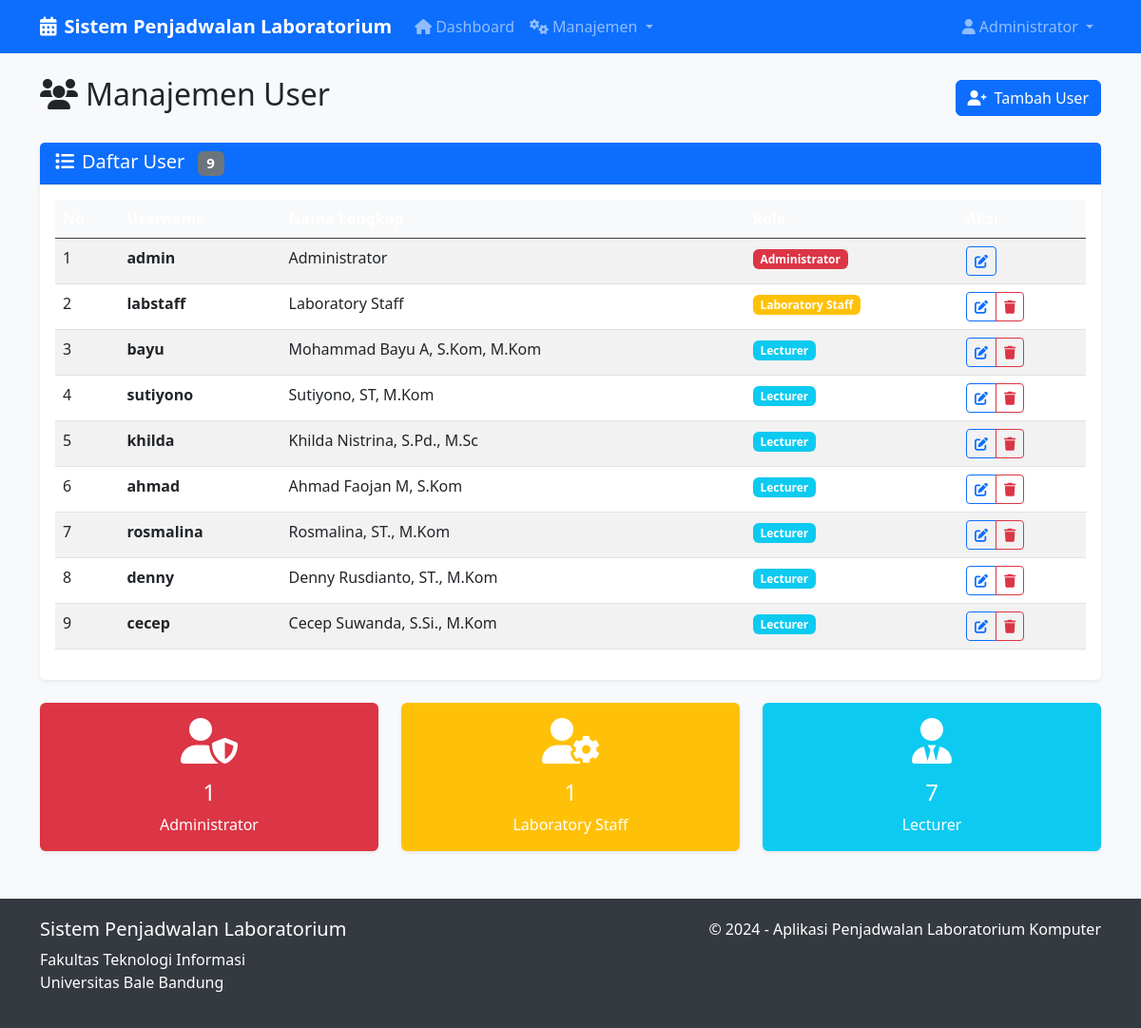
Screenshot of /users (signed in) with the database file from the repository.
### app.py (models this page shows)
class User(db.Model):
    id = db.Column(db.Integer, primary_key=True)
    username = db.Column(db.String(80), unique=True, nullable=False)
    password = db.Column(db.String(120), nullable=False)
    role = db.Column(db.String(20), nullable=False)  # admin, staff, lecturer
    full_name = db.Column(db.String(100), nullable=False)
    schedules = db.relationship('Schedule', backref='lecturer', lazy=True)

### app.py (the view)
@app.route('/users')
@role_required('admin')
def users():
    users = User.query.all()
    return render_template('users.html', users=users)

### app.py (called while the page is built)
def role_required(*roles):
    def decorator(f):
        from functools import wraps
        @wraps(f)
        def decorated_function(*args, **kwargs):
            if 'user_id' not in session:
                flash('Silakan login terlebih dahulu', 'danger')
                return redirect(url_for('login'))
            user = User.query.get(session['user_id'])
            if user.role not in roles:
                flash('Anda tidak memiliki akses ke halaman ini', 'danger')
                return redirect(url_for('dashboard'))
            return f(*args, **kwargs)
        return decorated_function
    return decorator

### templates/users.html (shortened to what this page needs)
{% extends "base.html" %}
{% block content %}
<div class="row">
    <div class="col-12">
        <div class="d-flex justify-content-between align-items-center mb-4">
            <h2><i class="fas fa-users me-2"></i>Manajemen User</h2>
            <a href="{{ url_for('add_user') }}" class="btn btn-primary">
                <i class="fas fa-user-plus me-2"></i>Tambah User
            </a>
        </div>
    </div>
</div>
<div class="row">
    <div class="col-12">
        <div class="card">
            <div class="card-header">
                <h5 class="mb-0">
                    <i class="fas fa-list me-2"></i>Daftar User
                    <span class="badge bg-secondary ms-2">{{ users|length }}</span>
                </h5>
            </div>
            <div class="card-body">
                {% if users %}
                    <div class="table-responsive">
                        <table class="table table-striped">
                            <thead class="table-dark">
                                <tr>
                                    <th>No</th>
                                    <th>Username</th>
                                    <th>Nama Lengkap</th>
                                    <th>Role</th>
                                    <th>Aksi</th>
                                </tr>
                            </thead>
                            <tbody>
                                {% for user in users %}
                                <tr>
                                    <td>{{ loop.index }}</td>
                                    <td><strong>{{ user.username }}</strong></td>
                                    <td>{{ user.full_name }}</td>
                                    <td>
                                        {% if user.role == 'admin' %}
                                            <span class="badge bg-danger">Administrator</span>
                                        {% elif user.role == 'staff' %}
                                            <span class="badge bg-warning">Laboratory Staff</span>
                                        {% elif user.role == 'lecturer' %}
                                            <span class="badge bg-info">Lecturer</span>
                                        {% endif %}
                                    </td>
                                    <td>
                                        <div class="btn-group" role="group">
                                            <a href="{{ url_for('edit_user', id=user.id) }}"
                                               class="btn btn-sm btn-outline-primary"
                                               title="Edit">
                                                <i class="fas fa-edit"></i>
                                            </a>
                                            {% if user.id != session.user_id %}
                                            <a href="{{ url_for('delete_user', id=user.id) }}"
                                               class="btn btn-sm btn-outline-danger"
                                               onclick="return confirm('Apakah Anda yakin ingin menghapus user {{ user.username }}?')"
                                               title="Hapus">
                                                <i class="fas fa-trash"></i>
                                            </a>
                                            {% endif %}
                                        </div>
                                    </td>
                                </tr>
                                {% endfor %}
                            </tbody>
                        </table>
                    </div>
                {% endif %}
            </div>
        </div>
    </div>
</div>
<div class="row mt-4">
    <div class="col-md-4">
        <div class="card bg-danger text-white">
            <div class="card-body text-center">
                <i class="fas fa-user-shield fa-3x mb-3"></i>
                <h4>{{ users|selectattr('role', 'equalto', 'admin')|list|length }}</h4>
                <p class="mb-0">Administrator</p>
            </div>
        </div>
    </div>
    <div class="col-md-4">
        <div class="card bg-warning text-white">
            <div class="card-body text-center">
                <i class="fas fa-user-cog fa-3x mb-3"></i>
                <h4>{{ users|selectattr('role', 'equalto', 'staff')|list|length }}</h4>
                <p class="mb-0">Laboratory Staff</p>
            </div>
        </div>
    </div>
    <div class="col-md-4">
        <div class="card bg-info text-white">
            <div class="card-body text-center">
                <i class="fas fa-user-tie fa-3x mb-3"></i>
                <h4>{{ users|selectattr('role', 'equalto', 'lecturer')|list|length }}</h4>
                <p class="mb-0">Lecturer</p>
            </div>
        </div>
    </div>
</div>
{% endblock %}

### templates/base.html (shortened to what this page needs)
<!DOCTYPE html>
<html lang="id">
<head>
    <link href="https://cdn.jsdelivr.net/npm/bootstrap@5.3.0/dist/css/bootstrap.min.css" rel="stylesheet">
    <link href="https://cdnjs.cloudflare.com/ajax/libs/font-awesome/6.0.0/css/all.min.css" rel="stylesheet">
</head>
<body>
    <nav class="navbar navbar-expand-lg navbar-dark bg-primary">
        <div class="container">
            <a class="navbar-brand" href="{{ url_for('dashboard') }}">
                <i class="fas fa-calendar-alt me-2"></i>Sistem Penjadwalan Laboratorium
            </a>
            {% if session.user_id %}
            <div class="collapse navbar-collapse" id="navbarNav">
                <ul class="navbar-nav me-auto">
                    <li class="nav-item">
                        <a class="nav-link" href="{{ url_for('dashboard') }}">
                            <i class="fas fa-home me-1"></i>Dashboard
                        </a>
                    </li>
                    {% if session.role in ['admin', 'staff'] %}
                    <li class="nav-item dropdown">
                        <a class="nav-link dropdown-toggle" href="#" role="button" data-bs-toggle="dropdown">
                            <i class="fas fa-cogs me-1"></i>Manajemen
                        </a>
                    </li>
                    {% endif %}
                </ul>
                <ul class="navbar-nav">
                    <li class="nav-item dropdown">
                        <a class="nav-link dropdown-toggle" href="#" role="button" data-bs-toggle="dropdown">
                            <i class="fas fa-user me-1"></i>{{ session.full_name }}
                        </a>
                    </li>
                </ul>
            </div>
            {% endif %}
        </div>
    </nav>
    <div class="container mt-4">
        {% block content %}{% endblock %}
    </div>
    <footer class="footer">
        <div class="container">
            <div class="row">
                <div class="col-md-6">
                    <h5>Sistem Penjadwalan Laboratorium</h5>
                    <p>Fakultas Teknologi Informasi<br>Universitas Bale Bandung</p>
                </div>
                <div class="col-md-6 text-md-end">
                    <p>&copy; 2024 - Aplikasi Penjadwalan Laboratorium Komputer</p>
                </div>
            </div>
        </div>
    </footer>
</body>
</html>

### templates/base.html (style rules this page uses)
body { background-color: #f8f9fa; }
.navbar-brand { font-weight: bold; }
.card { box-shadow: 0 0.125rem 0.25rem rgba(0, 0, 0, 0.075); border: none; }
.card-header { background-color: #0d6efd; color: white; font-weight: 600; }
.btn-primary { background-color: #0d6efd; border-color: #0d6efd; }
.table th { background-color: #f8f9fa; border-top: none; }
.footer { background-color: #343a40; color: white; padding: 20px 0; margin-top: 50px; }

### rows the page displays
User: full_name "Administrator", username "admin", role "Administrator"
User: username "labstaff", full_name "Laboratory Staff", role "Laboratory Staff"
User: username "bayu", full_name "Mohammad Bayu A, S.Kom, M.Kom", role "Lecturer"
User: username "sutiyono", full_name "Sutiyono, ST, M.Kom", role "Lecturer"
User: username "khilda", full_name "Khilda Nistrina, S.Pd., M.Sc", role "Lecturer"
User: username "ahmad", full_name "Ahmad Faojan M, S.Kom", role "Lecturer"
User: username "rosmalina", full_name "Rosmalina, ST., M.Kom", role "Lecturer"
User: username "denny", full_name "Denny Rusdianto, ST., M.Kom", role "Lecturer"
User: username "cecep", full_name "Cecep Suwanda, S.Si., M.Kom", role "Lecturer"

### other values shown
{{ users|length }} "9"
{{ users|selectattr('role', 'equalto', 'admin')|list|length }} "1"
{{ users|selectattr('role', 'equalto', 'staff')|list|length }} "1"
{{ users|selectattr('role', 'equalto', 'lecturer')|list|length }} "7"
